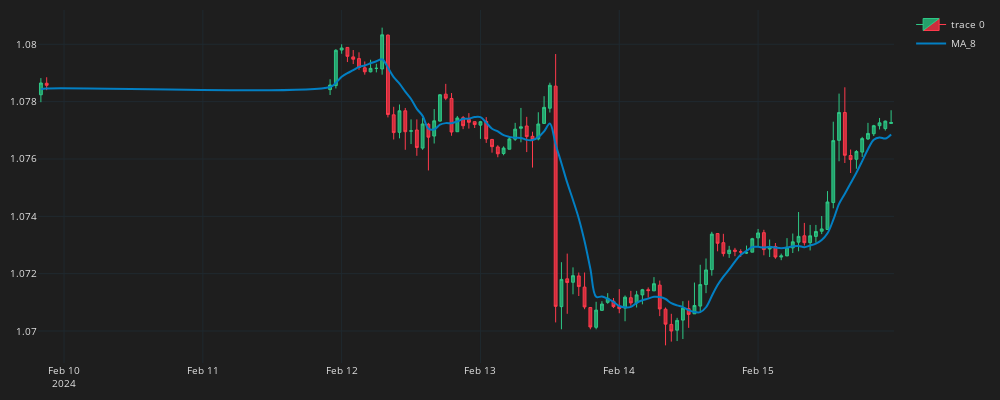

The code cell stored with this chart in its notebook:
### Code cell
fig = go.Figure()
fig.add_trace(go.Candlestick(
    x=df_plot.time, open=df_plot.mid_o, high=df_plot.mid_h, low=df_plot.mid_l, close=df_plot.mid_c,
    line=dict(width=1), opacity=1,
    increasing_fillcolor='#24A06B',
    decreasing_fillcolor="#CC2E3C",
    increasing_line_color='#2EC886',  
    decreasing_line_color='#FF3A4C'
))
fig.add_trace(go.Scatter(x=df_plot.time, 
    y=df_plot.MA_8,
    line=dict(color="#027FC3", width=2),
    line_shape='spline',
    name='MA_8'
    ))
fig.update_layout(width=1000,height=400,
    margin=dict(l=10,r=10,b=10,t=10),
    font=dict(size=10,color="#e1e1e1"),
    paper_bgcolor="#1e1e1e",
    plot_bgcolor="#1e1e1e")
fig.update_xaxes(
    gridcolor="#1f292f",
    showgrid=True,fixedrange=True,rangeslider=dict(visible=False)
)
fig.update_yaxes(
    gridcolor="#1f292f",
    showgrid=True
)
fig.show()
